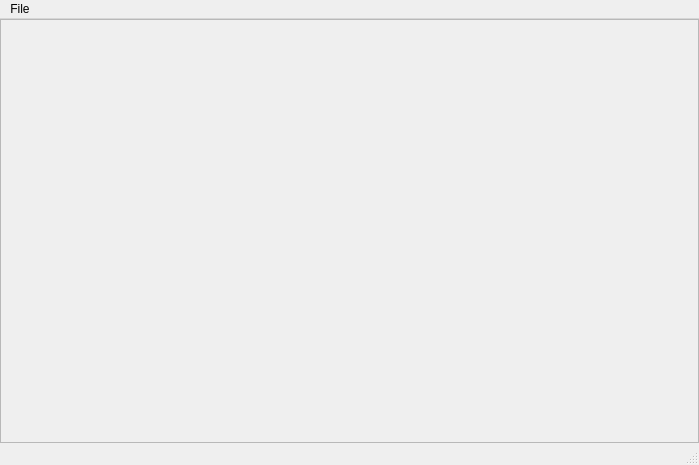
<?xml version="1.0" encoding="UTF-8"?>
<ui version="4.0">
 <class>MainWindow</class>
 <widget class="QMainWindow" name="MainWindow">
  <property name="geometry">
   <rect>
    <x>0</x>
    <y>0</y>
    <width>699</width>
    <height>465</height>
   </rect>
  </property>
  <property name="windowTitle">
   <string>MainWindow</string>
  </property>
  <widget class="QWidget" name="centralWidget">
   <layout class="QVBoxLayout" name="verticalLayout">
    <property name="spacing">
     <number>0</number>
    </property>
    <property name="margin">
     <number>0</number>
    </property>
    <item>
     <widget class="QScrollArea" name="scrollArea">
      <property name="widgetResizable">
       <bool>true</bool>
      </property>
      <widget class="QWidget" name="scrollAreaWidgetContents">
       <property name="geometry">
        <rect>
         <x>0</x>
         <y>0</y>
         <width>697</width>
         <height>422</height>
        </rect>
       </property>
      </widget>
     </widget>
    </item>
   </layout>
  </widget>
  <widget class="QMenuBar" name="menuBar">
   <property name="geometry">
    <rect>
     <x>0</x>
     <y>0</y>
     <width>699</width>
     <height>21</height>
    </rect>
   </property>
   <widget class="QMenu" name="menuFile">
    <property name="title">
     <string>File</string>
    </property>
    <widget class="QMenu" name="menuNew">
     <property name="title">
      <string>New</string>
     </property>
     <addaction name="actionFile"/>
    </widget>
    <addaction name="menuNew"/>
    <addaction name="actionOpen"/>
    <addaction name="separator"/>
    <addaction name="actionSave"/>
    <addaction name="separator"/>
    <addaction name="actionQuit"/>
   </widget>
   <addaction name="menuFile"/>
  </widget>
  <widget class="QStatusBar" name="statusBar"/>
  <action name="actionOpen">
   <property name="text">
    <string>Open</string>
   </property>
  </action>
  <action name="actionSave">
   <property name="text">
    <string>Save</string>
   </property>
  </action>
  <action name="actionQuit">
   <property name="text">
    <string>Quit</string>
   </property>
  </action>
  <action name="actionFile">
   <property name="text">
    <string>File</string>
   </property>
  </action>
 </widget>
 <layoutdefault spacing="6" margin="11"/>
 <resources/>
 <connections/>
</ui>
